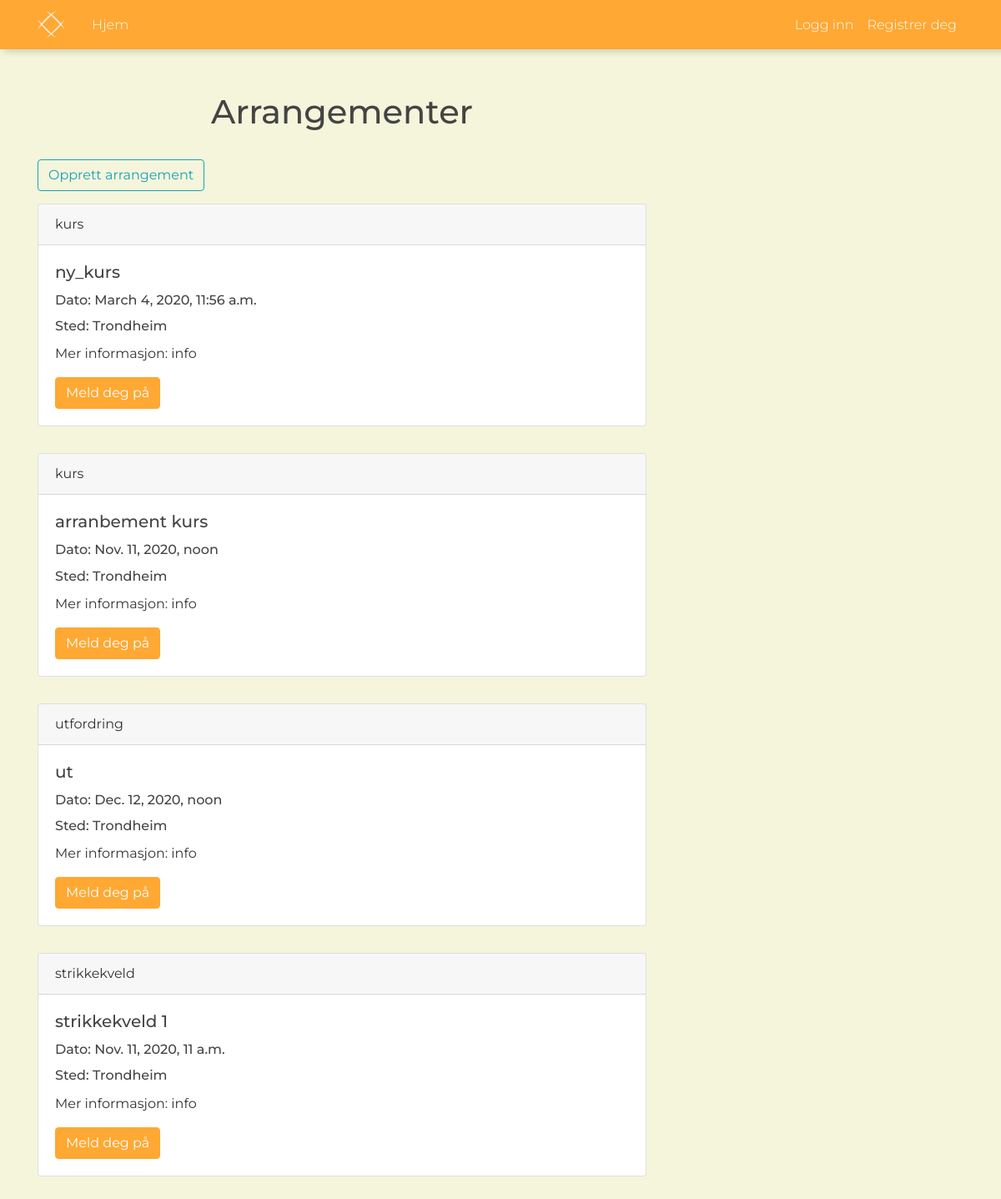
/events/, run on an earlier commit of the app's database.
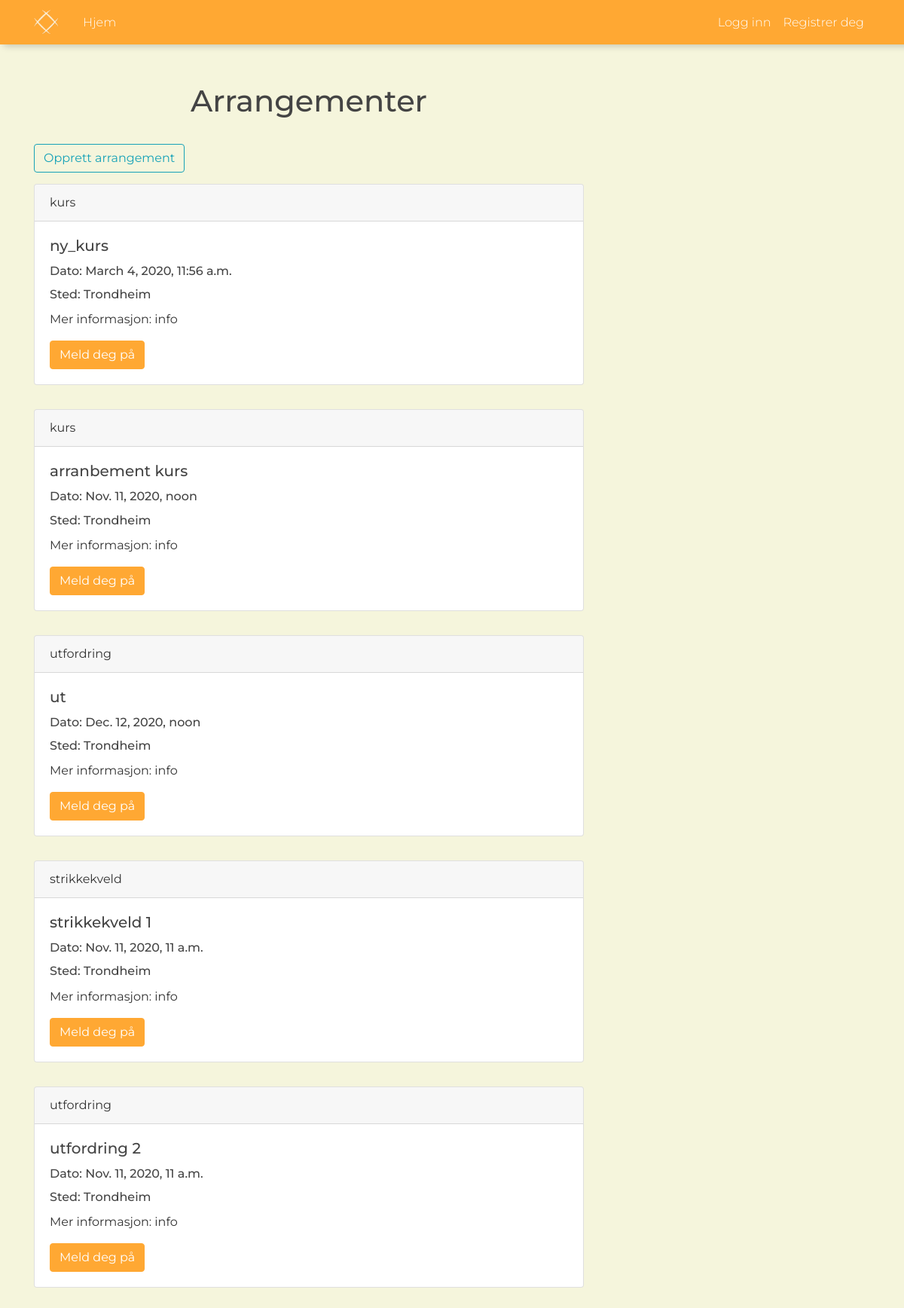
And on a later commit of the database.
### website/models.py (models this page shows, shortened)
class Arrangement(models.Model):
    type = models.CharField(max_length=50)
    title = models.CharField(max_length=50)
    tidspunkt = models.DateTimeField(default=timezone.now)
    innhold = models.TextField()
    location = models.CharField(max_length=50, null=True)
    forfatter = models.ForeignKey('Bruker', on_delete=models.CASCADE, null=True, default=None)
    objects = ArrangementManager()
    class Meta:
        verbose_name = ('arrangement')
        verbose_name_plural = ('arrangementer')
    def get_all(self):
        return Arrangement.objects.all()

### website/views.py (the view, shortened to what this page needs)
# urls.py: path("events/", views.events, name="events"),
def events(request):
    alleDeltok = deltokArrangement.getMyArrangementId(deltokArrangement, request.user)
    contex = {
        'arrangementer': Arrangement.get_all(Arrangement),
        'user': request.user,
        'alledeltok': alleDeltok,
    }
    return render(request, "website/events.html", contex)

### website/models.py (called while the page is built)
    def getMyArrangementId(self, user):
        list_id = []
        for arr in deltokArrangement.objects.all():
            if arr.bruker == user:
                list_id.append(arr.arrangement.id)
        return list_id

### website/templates/website/events.html (shortened to what this page needs)
{% extends "website/base.html" %}
{% block content %}
    <h1 style="display: flex; justify-content: center">Arrangementer</h1>
    <div style="display: table">
        <form method="POST" action="/createEvent/">
            <input type="submit" name="opprett" value="Opprett arrangement" class="btn btn-outline-info" style="display: table-cell; vertical-align: middle; margin-top: 25px; margin-bottom: 15px"/>
        </form>
    </div>
    {% for arr in arrangementer  %}
    <form method="POST">
            <div class="card" id="event-card" style="margin-bottom: 2rem; margin-top: 0px">
                <div class="card-header">
                    {{ arr.type }}
                </div>
                <div class="card-body">
                    <h5 class="card-title">{{ arr.title }}</h5>
                    <h6 class="card-title">Dato: {{ arr.tidspunkt }}</h6>
                    <h6 class="card-title">Sted: {{ arr.location }}</h6>
                    <p class="card-text">Mer informasjon: {{arr.innhold}} </p>
                    {% if user.is_bedrift != True %}
                    {% if arr.id in alledeltok %}
                    <input type="submit" name="meldAv" value="Meld deg av" class="btn btn-primary" style="background-color:#E01717; border-color:#E01717;"/>
                    {% else %}
                    <input type="submit" name="meldPaa" value="Meld deg på" class="btn btn-primary"/>
                    {% endif %}
                    {% endif %}
                </div>
            </div>
    </form>
    {% endfor %}
{% endblock content %}

What changed in the data, as far as the page shows it:
added Arrangement: type "utfordring", title "utfordring 2", tidspunkt "Nov. 11, 2020, 11 a.m.", location "Trondheim", innhold "info"
